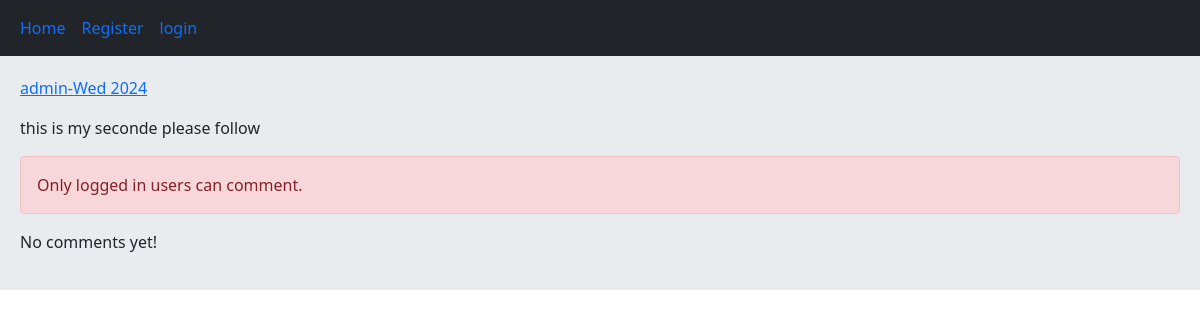
/post/1/this-is-my-seconde-please-foll/, run on the app's committed database.
### home/models.py (models this page shows, shortened)
class Post(models.Model):
    user = models.ForeignKey(User, on_delete=models.CASCADE,related_name = 'posts')
    body = models.TextField()
    slug = models.SlugField()
    title = models.CharField(max_length=50, default='empty')
    create= models.DateTimeField(auto_now_add=True)
    update = models.DateTimeField(auto_now=True)
    class Meta:
        ordering =('body',)

### home/views.py (the view, shortened to what this page needs)
# urls.py: path('post/<int:post_id>/<slug:post_slug>/',views.PostDetailView.as_view(),name='post_detail'),
class PostDetailView(View):
	form_class = CommentCreateForm
	form_class_reply = CommentReplyForm
	def setup(self, request, *args, **kwargs):
		self.post_instance = get_object_or_404(Post, pk=kwargs['post_id'], slug=kwargs['post_slug'])
		return super().setup(request, *args, **kwargs)
	def get(self, request, *args, **kwargs):
		comments = self.post_instance.pcomments.filter(is_reply=False)
		can_like = False
		if request.user.is_authenticated and self.post_instance.user_can_like(request.user):
			can_like = True
		return render(request, 'home/detail.html', {'post':self.post_instance, 'comments':comments, 'form':self.form_class, 'reply_form':self.form_class_reply, 'can_like':can_like})

### home/templates/home/detail.html (shortened to what this page needs)
{% extends 'base.html' %}
    {% block content %}
        <p><a href="{% url 'account:profile' post.user.id %}">{{ post.user.username }}-{{ post.update|date:"D Y" }}</a>  </p>
        <p>{{ post.body }}</p>
        {% if request.user.is_authenticated %}
            <a href="{% url 'home:post_like' post.id %}" class="{% if can_like %}disabled{% endif %} btn btn-primary col-md-2">Like {{ post.likes_count }}</a>
            <form action="" method="post">
                {% csrf_token %}
                {{ form.as_p }}
                <input type="submit" value="Send">
            </form> <br/>
        {% else %}
            <p class="alert alert-danger">Only logged in users can comment.</p>
        {% endif %}
        {% for comment in comments %}
            <div class="card bg-dark text-white">
            <p class="card-header">{{ comment.user }} | {{ comment.created|timesince }}</p>
            <p class="card-body">{{ comment.body }}</p>
            {% if request.user.is_authenticated %}
                <form action="{% url 'home:add_reply' post.id comment.id %}" method="post" style="display:none;">
                    {% csrf_token %}
                    {{ reply_form.as_p }}
                    <input type="submit" value="send">
                </form>
            {% endif %}
            {% with replies=comment.rcomments.all %}
                {% for reply in replies %}
                    <p class="bg-primary p-3 m-2">{{ reply.user }} <br/> {{ reply.body }}</p>
                {% endfor %}
            {% endwith %}
            </div><br/>
            {% empty %}
                <p>No comments yet!</p>
        {% endfor %}
    {% endblock %}

### data on the page
Post: user.username "admin", update "Wed 2024", body "this is my seconde please follow"
